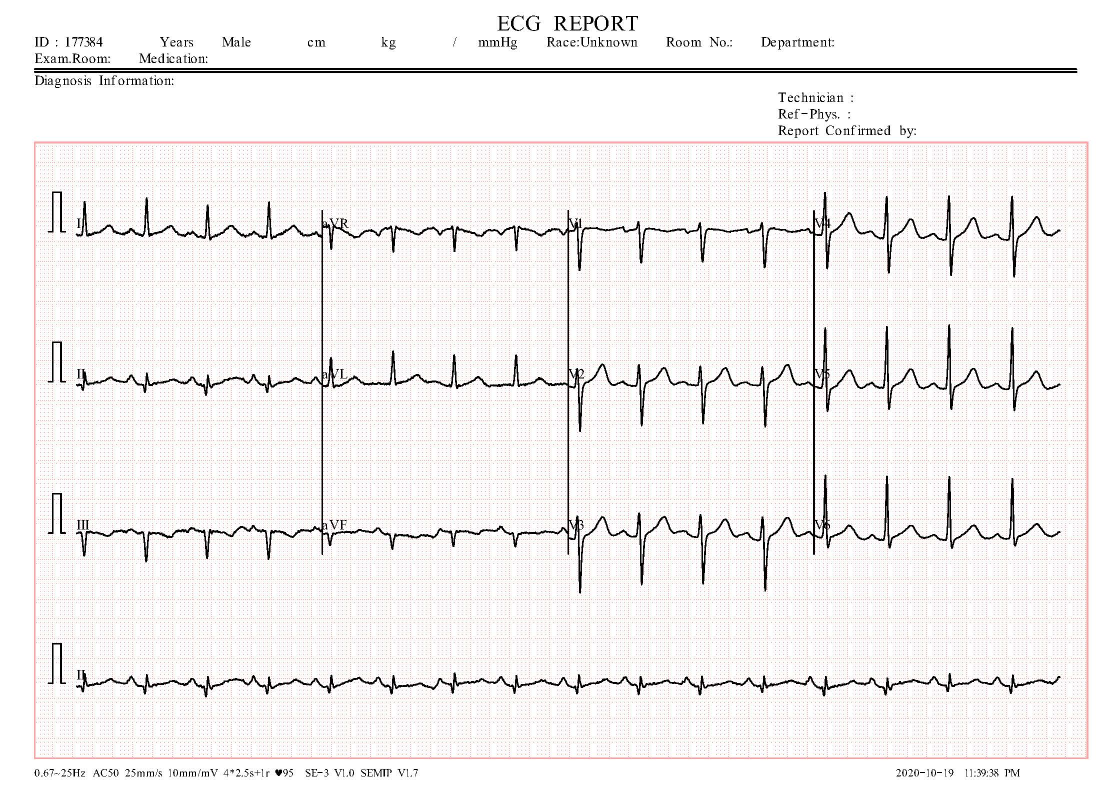
#> input picture Full-Project/dataset/AHB/HB(154).jpg, 2213 x 1572 px, given as the content of the folder dataset/NORMAL, which was not available (shown at 1/2 size)
$ python create_dataset.py
#> lines starting #> are read from the running program, lines starting #| are printed output that depends on the picture; after the words box and inside, x2 and y2 are one past the last pixel; in counts of white or black regions, pixels touching at a corner belong together; pictures that were not available may be replaced by others from this repository, and a replacement may not be noted
### Full-Project/preprocessing/ecg_signal_extractor.py
import os
import numpy as np

from skimage.io import imread
from skimage import color, measure
from skimage.filters import threshold_otsu, gaussian
from skimage.transform import resize
from sklearn.preprocessing import MinMaxScaler


# --------------------------------------------------
# ECG lead coordinates from the reference pipeline
# --------------------------------------------------

LEAD_COORDINATES = {
    "Lead_1":  (300, 600, 150, 643),
    "Lead_2":  (300, 600, 646, 1135),
    "Lead_3":  (300, 600, 1140, 1625),
    "Lead_4":  (300, 600, 1630, 2125),

    "Lead_5":  (600, 900, 150, 643),
    "Lead_6":  (600, 900, 646, 1135),
    "Lead_7":  (600, 900, 1140, 1625),
    "Lead_8":  (600, 900, 1630, 2125),

    "Lead_9":  (900, 1200, 150, 643),
    "Lead_10": (900, 1200, 646, 1135),
    "Lead_11": (900, 1200, 1140, 1625),
    "Lead_12": (900, 1200, 1630, 2125),
}


def extract_lead_signal(lead):
    """
    Convert one ECG lead image into a
    255-point normalized 1-D signal.
    """

    # Gaussian smoothing
    blurred = gaussian(lead, sigma=0.7)

    # Otsu threshold
    threshold = threshold_otsu(blurred)

    # ECG waveform is darker than background
    binary = blurred < threshold

    # Standard size used by reference pipeline
    binary = resize(binary, (300, 450))

    # Find contours
    contours = measure.find_contours(binary, 0.8)

    if not contours:
        return None

    # Select largest contour
    contour = max(contours, key=lambda x: x.shape[0])

    # Resize contour to 255 x 2
    signal = resize(contour, (255, 2))

    # Min-Max scaling
    scaler = MinMaxScaler()
    scaled = scaler.fit_transform(signal)

    # Use X coordinate as 1-D signal
    one_d_signal = scaled[:, 0]

    return one_d_signal


REFERENCE_SIZE = (1572, 2213)   # (height, width) used by the reference pipeline


def to_reference_gray(image):
    """
    Decoded image array (gray / RGB / RGBA) -> grayscale float image
    resized to the reference size (1572 x 2213).
    """

    if image.ndim == 3:
        # drop alpha channel if present (RGBA PNGs)
        if image.shape[2] == 4:
            image = image[:, :, :3]
        gray = color.rgb2gray(image)
#> image is the input picture: shape (1572, 2213, 3); mean R, G, B 242.4, 240, 239.7
    else:
        gray = image

    return resize(gray, REFERENCE_SIZE)


def process_ecg_array(image):
    """
    Same as process_ecg(), but takes an already decoded image array.

    Returns:
        features : np.ndarray of shape (3060,) or None if any lead failed
        failed_leads : list of lead names where no waveform contour was found
    """

    gray = to_reference_gray(image)

    all_features = []
    failed_leads = []

    for lead_name, (r1, r2, c1, c2) in LEAD_COORDINATES.items():

        signal = extract_lead_signal(gray[r1:r2, c1:c2])

        if signal is None:
            failed_leads.append(lead_name)
            continue

        all_features.extend(signal)
#> this loop made 12 passes
#> (threshold in extract_lead_signal, contours in extract_lead_signal) on passes 1 to 12: (0.551, 4 point arrays, longest 2260 points), (0.546, 7 point arrays, longest 1040 points), (0.555, 10 point arrays, longest 1193 points), (0.55, 7 point arrays, longest 3602 points), (0.555, 2 point arrays, longest 1798 points), (0.555, 11 point arrays, longest 1135 points), (0.553, 6 point arrays, longest 1642 points), (0.55, 11 point arrays, longest 3599 points), (0.555, 7 point arrays, longest 2052 points), (0.559, 9 point arrays, longest 846 points), (0.55, 6 point arrays, longest 1819 points), (0.55, 8 point arrays, longest 3142 points)
#> pass 1, in extract_lead_signal, `blurred = gaussian(lead, sigma=0.7)`:
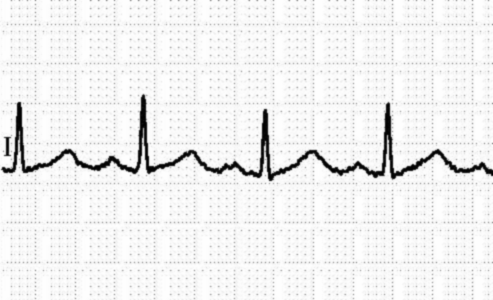
#> blurred: shape (300, 493) float64; min 0.00384, max 1, mean 0.941
#> pass 1, in extract_lead_signal, `binary = blurred < threshold`:
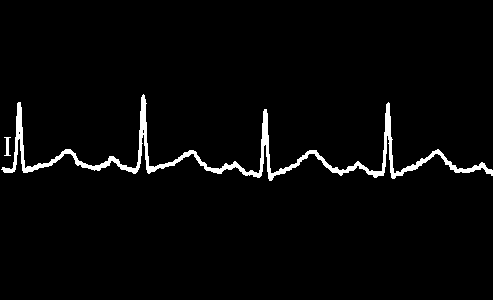
#> binary: shape (300, 493) bool; 2.8% white; 2 white regions, box (x1, y1, x2, y2) and area: (1, 94, 493, 181) 4130, (4, 137, 11, 156) 65
#> pass 1, in extract_lead_signal, `binary = resize(binary, (300, 450))`:
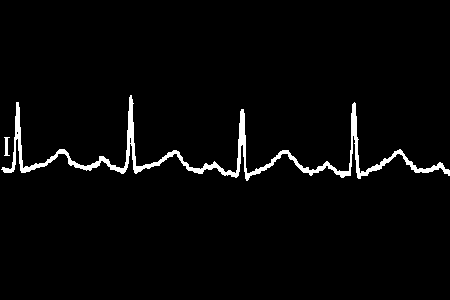
#> binary: shape (300, 450) bool; 2.8% white; 2 white regions, box (x1, y1, x2, y2) and area: (1, 95, 450, 181) 3764, (4, 137, 10, 156) 63
#> pass 2, in extract_lead_signal (call 2), `blurred = gaussian(lead, sigma=0.7)`:
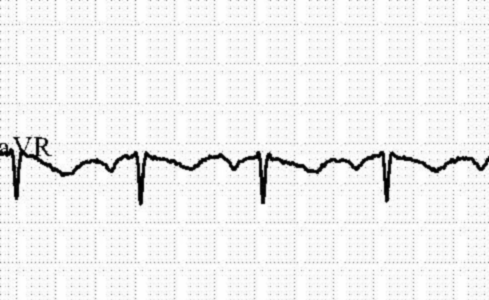
#> blurred: shape (300, 489) float64; min 0.00219, max 1, mean 0.943
#> after the loop, all_features = 3060 values, max 1 at index 47, min 0 at index 157, mean 0.478; failed_leads = []

    if failed_leads:
        return None, failed_leads

    return np.array(all_features), failed_leads


def process_ecg(image_path):
    """
    Process one ECG image.

    Returns:
        3060 features = 12 leads x 255 points
    """

    features, _ = process_ecg_array(imread(image_path))
#> features has the same summary as all_features in process_ecg_array

    return features


# --------------------------------------------------
# Test with one image
# --------------------------------------------------

# [14 lines that do not run on import are left out]

### Full-Project/training/create_dataset.py
import os
import numpy as np
import pandas as pd

from preprocessing.ecg_signal_extractor import process_ecg


DATASET_DIR = "dataset"
OUTPUT_FILE = "training/ecg_features.csv"

CLASS_LABELS = {
    "NORMAL": 0,
    "AHB": 1,
    "MI": 2,
    "PMI": 3
}


rows = []

total = sum(
    len([
        f for f in os.listdir(os.path.join(DATASET_DIR, class_name))
        if f.lower().endswith((".jpg", ".jpeg", ".png"))
    ])
    for class_name in CLASS_LABELS
)

processed = 0
failed = 0

print(f"Total images: {total}")


for class_name, label in CLASS_LABELS.items():

    class_dir = os.path.join(DATASET_DIR, class_name)

    files = [
        f for f in os.listdir(class_dir)
        if f.lower().endswith((".jpg", ".jpeg", ".png"))
    ]

    print(f"\nProcessing {class_name}: {len(files)} images")

    for filename in files:

        image_path = os.path.join(class_dir, filename)

        try:
            features = process_ecg(image_path)
#> features has the same summary as all_features in process_ecg_array

            if features is None or len(features) != 3060:
                print(f"❌ Failed: {image_path}")
                failed += 1
                continue

            row = features.tolist()
#> row has the same summary as all_features in process_ecg_array
#> pass 3 of the loop `for class_name, label in CLASS_LABELS.items():`:
#> files = ['MI(134).jpg']
#| Processing MI: 1 images
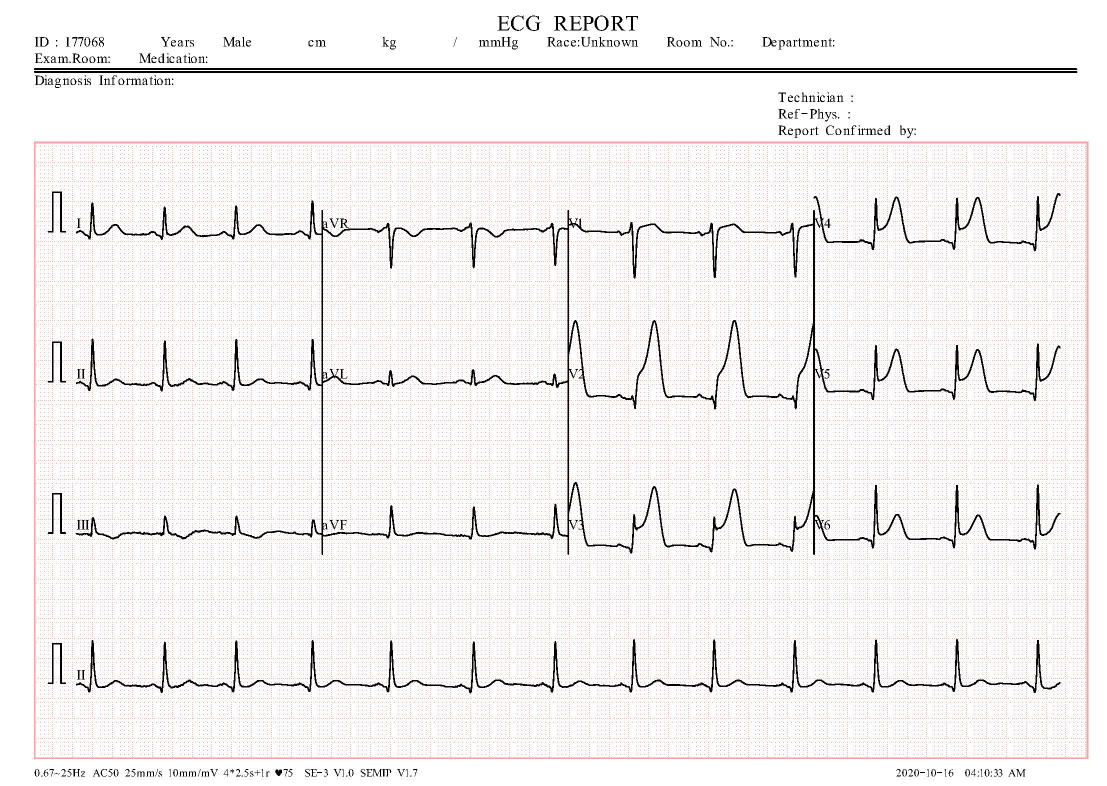
#> input picture Full-Project/dataset/MI/MI(134).jpg, 2213 x 1572 px, found by its file name (shown at 1/2 size)
#> in to_reference_gray, image is the input picture: shape (1572, 2213, 3); mean R, G, B 242.7, 240.4, 240.1
#> the loop in process_ecg_array (call 5), `for lead_name, (r1, r2, c1, c2) in LEAD_COORDINATES.items(): ` made 12 passes
#> (threshold in extract_lead_signal, contours in extract_lead_signal) on passes 1 to 8: (0.554, 3 point arrays, longest 2119 points), (0.558, 9 point arrays, longest 1076 points), (0.554, 7 point arrays, longest 1186 points), (0.553, 5 point arrays, longest 2682 points), (0.554, 6 point arrays, longest 2401 points), (0.562, 6 point arrays, longest 872 points), (0.559, 5 point arrays, longest 1604 points), (0.553, 7 point arrays, longest 2684 points)
#> pass 1, in extract_lead_signal (call 49), `binary = resize(binary, (300, 450))`:
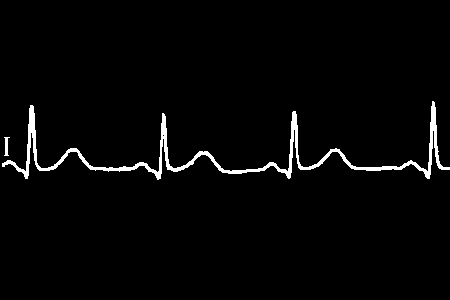
#> binary: shape (300, 450) bool; 2.4% white; 2 white regions, box (x1, y1, x2, y2) and area: (2, 101, 450, 180) 3234, (4, 137, 10, 156) 62
#> pass 2, in extract_lead_signal (call 50), `blurred = gaussian(lead, sigma=0.7)`:
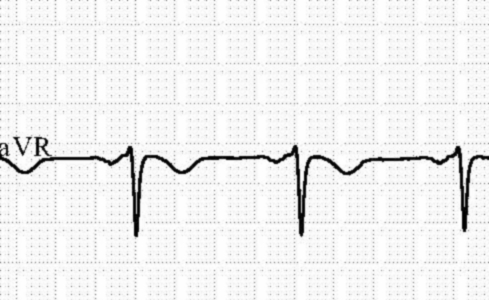
#> blurred: shape (300, 489) float64; min 0.00367, max 1, mean 0.943
#> in process_ecg (call 5), `features, _ = process_ecg_array(imread(image_path))`: features = 3060 values, max 1 at index 706, min 0 at index 244, mean 0.584
#> row has the same summary as features in process_ecg
#> the loop made 4 passes; the first 3 are shown
            row.append(label)
            row.append(class_name)
            row.append(filename)

            rows.append(row)

            processed += 1

            if processed % 25 == 0:
                print(f"Processed: {processed}/{total}")

        except Exception as e:
            print(f"❌ Error: {image_path}")
            print("   ", e)
            failed += 1


# --------------------------------------------------
# Create DataFrame
# --------------------------------------------------

feature_columns = [f"feature_{i}" for i in range(3060)]
#> feature_columns = 3060 items, first 6: 'feature_0', 'feature_1', 'feature_2', 'feature_3', 'feature_4', 'feature_5'

columns = feature_columns + [
    "label",
    "class_name",
    "filename"
]
#> columns = 3063 items, first 6: 'feature_0', 'feature_1', 'feature_2', 'feature_3', 'feature_4', 'feature_5'

df = pd.DataFrame(rows, columns=columns)

os.makedirs("training", exist_ok=True)

df.to_csv(OUTPUT_FILE, index=False)

print("\n================================")
print("Dataset creation complete")
print("================================")

print("Successful:", processed)
print("Failed:", failed)
print("Shape:", df.shape)
#| Shape: (6, 3063)

print("\nClass distribution:")
print(df["class_name"].value_counts())

print("\nSaved to:")
print(OUTPUT_FILE)
